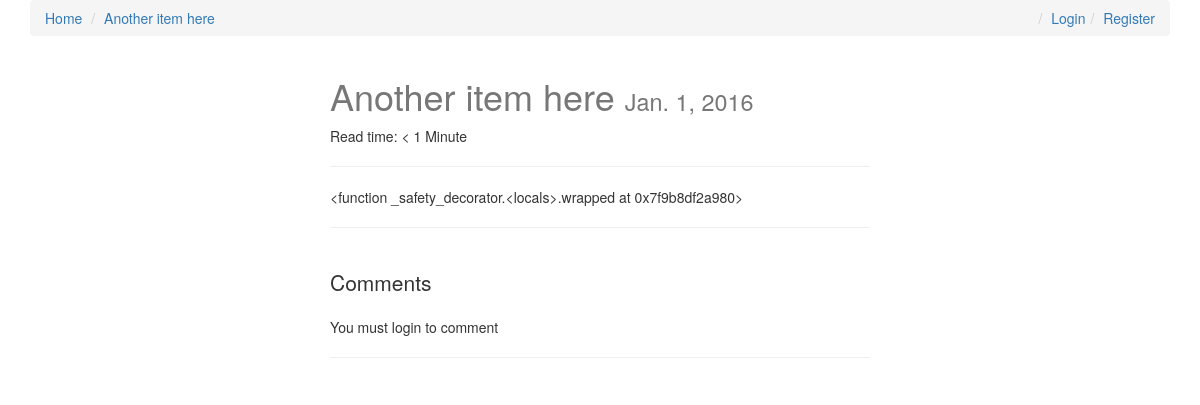
Page /another-item-here/ on the committed database.
### posts/models.py (models this page shows, shortened)
class Post(models.Model):
    user = models.ForeignKey(settings.AUTH_USER_MODEL, default=1)
    title = models.CharField(max_length=120)
    slug = models.SlugField(unique=True)
    image = models.ImageField(upload_to=upload_location,
            null=True,
            blank=True,
            width_field="width_field",
            height_field="height_field")
    height_field = models.IntegerField(default=0)
    width_field = models.IntegerField(default=0)
    content = models.TextField()
    draft = models.BooleanField(default=False)
    publish = models.DateField(auto_now=False, auto_now_add=False)
    read_time =  models.IntegerField(default=0) # models.TimeField(null=True, blank=True) #assume minutes
    updated = models.DateTimeField(auto_now=True, auto_now_add=False)
    timestamp = models.DateTimeField(auto_now=False, auto_now_add=True)
    objects = PostManager()
    def get_absolute_url(self):
        return reverse("posts:detail", kwargs={"slug": self.slug})
    class Meta:
        ordering = ["-timestamp", "-updated"]
    def get_markdown(self):
        content = self.content
        markdown_text = markdown(content)
        return mark_safe(markdown_text)
    @property
    def comments(self):
        instance = self
        qs = Comment.objects.filter_by_instance(instance)
        return qs
    @property
    def get_content_type(self):
        instance = self
        content_type = ContentType.objects.get_for_model(instance.__class__)
        return content_type

### posts/views.py (the view, shortened to what this page needs)
# urls.py: url(r'^(?P<slug>[\w-]+)/$', post_detail, name='detail'),
def post_detail(request, slug=None):
	instance = get_object_or_404(Post, slug=slug)
	if instance.publish > timezone.now().date() or instance.draft:
		if not request.user.is_staff or not request.user.is_superuser:
			raise Http404
	share_string = quote_plus(instance.content)
	initial_data = {
			"content_type": instance.get_content_type,
			"object_id": instance.id
	}
	form = CommentForm(request.POST or None, initial=initial_data)
	comments = instance.comments
	context = {
		"title": instance.title,
		"instance": instance,
		"share_string": share_string,
		"comments": comments,
		"comment_form":form,
	}
	return render(request, "post_detail.html", context)

### comments/models.py (called while the page is built)
    def filter_by_instance(self, instance):
        content_type = ContentType.objects.get_for_model(instance.__class__)
        obj_id = instance.id
        qs = super(CommentManager, self).filter(content_type=content_type, object_id= obj_id).filter(parent=None)
        return qs

### posts/templatetags/urlify.py (called while the page is built)
@register.filter
def urlify(value):
    return quote_plus(value)

### templates/post_detail.html (shortened to what this page needs)
{% extends "base.html" %}
{% load urlify %}
{% load crispy_forms_tags %}
 {% block post_detail_link %}
  <li><a href='{{ instance.get_absolute_url }}'>{{ instance.title }}</a></li>
  {% endblock %}
{% block content %}
<div class='col-sm-6 col-sm-offset-3'>
<h1>{{ title }} <small>{% if instance.draft %}<span style='color:red;'>Draft</span> {% endif %}{{ instance.publish }}</small></h1>
<p>Read time: {% if instance.read_time <= 1 %} < 1 Minute {% else %}{{ instance.read_time }} minutes {% endif %}</p>
<p><div class="fb-like" data-href="{{ request.build_absolute_uri }}" data-layout="button_count" data-action="like" data-show-faces="true" data-share="true"></div>
<hr/>
</p>
<div class='row'>
<div class='col-sm-12 '>
   <div class='post-detail-item'>{{ instance.get_markdown }}</div>
    <hr/>
    <br/>
    <div>
        <p class='lead'>Comments</p>
        {% if request.user.is_authenticated %}
        <form method="POST" action="."> {% csrf_token %}
            {{ comment_form|crispy }}
            <input type='submit' value='Post comment' class='btn btn-default'>
        </form>
        {% else %}
        <p>You must login to comment </p>
        {% endif %}
        <hr/>
    </div>
</div>
</div>
</div>
{% endblock content %}

### static/css/base.css (style rules this page uses)
h1 { color: #777777; }

### rows in the picture
Post: title "Another item here", publish "Jan. 1, 2016", get_markdown "<function _safety_decorator.<locals>.wrapped at 0x7f9b8df2a980>"
